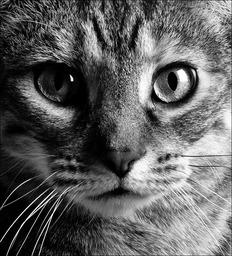
#> input picture project1/task1.3/images/cat.png, 232 x 256 px, found by its file name
$ python main.py   (older library calls are emulated)
#> lines starting #> are read from the running program, lines starting #| are printed output that depends on the picture
#
import scipy.misc as msc
import numpy as np
import matplotlib.pyplot as plt
from mpl_toolkits.mplot3d import Axes3D

def read_intensity_image(filename):
    f = msc.imread(filename, flatten=True).astype('float')
    return f

def hist_equalization(image):
    width, height = image.shape
    N = float(width * height)
    hist = np.histogram(image, bins=np.arange(0, 257, 1))
    cumul = np.cumsum(hist[0])
    new_image = np.empty((width, height))
    for y in range(0, height):
        for x in range(0, width):
            new_image[x, y] = np.floor(cumul[int(image[x, y])] * 255 / N)
    return new_image
def hist_normalization(image):
    def borders(arr):
        i = 0
        while arr[i] <= 0 and i < len(arr):
            i += 1
        min = i
        i = len(arr) - 1
        while arr[i] <= 0 and i < len(arr):
            i -= 1
        max = i
        return (min, max)

    width, height = image.shape
    hist = np.histogram(image, bins=np.arange(0, 257, 1))
    min, max = borders(hist[0])

    new_image = np.empty((width, height))
    for y in range(0, height):
        for x in range(0, width):
            new_image[x, y] = (image[x, y] - min) / (max - min) * 255
    return new_image

def hist_weibullization(image, k = 2, l = 40):
    from math import pow
    width, height = image.shape
    N = float(width * height)
    hist = np.histogram(image, bins=np.arange(0, 257, 1))
    cumul = np.cumsum(hist[0])
    new_image = np.empty((width, height))
    for y in np.arange(0, height):
        for x in np.arange(0, width):
            hx = cumul[int(image[x, y])] / N
            if hx == 1.0:
                new_image[x, y] = 0
            else:
                new_image[x, y] = np.floor(pow(abs((np.log(1 - hx))), 1.0/k) * l)
    return new_image

def buildModel(l ,X, nsample = None, linear = 0):
    h, w = l.shape
    if nsample is None:
        nsample = h*w

    ind = np.random.choice(np.arange(X.__len__()), nsample)
    # for i in np.arange(10) *100 :
    #     print (str(l[ X[i,0], X[i,1] ]) + "   " + str(Z[i]))
    Z = l[X[ind, -linear + 1].astype(int), X[ind, -linear +2].astype(int)]
    params = np.linalg.lstsq(X[ind,:], Z)[0]
    return params
# inv = np.dot(np.linalg.inv(np.dot(X.T, X)), X.T)
# params = np.dot(inv, Z)

def main(photo = "portrait", sSize = None, method = 'linear'):
    im = read_intensity_image("task1.3/images/"+ photo+ ".png")
    l = np.log(im + 1)
    h, w = l.shape

    xs, ys = np.meshgrid(np.arange(w,step=1), np.arange(h,step=1))
    if method=='bilinear':
        X = np.column_stack((ys.flatten() * xs.flatten(), ys.flatten(), xs.flatten(), np.ones(xs.flatten().__len__())))
        linear = 0
    else:
        X = np.column_stack((ys.flatten(), xs.flatten(), np.ones(xs.flatten().__len__())))
        linear = 1
    params = buildModel(l, X,sSize, linear )
    i = np.dot(X, params)
    rlog = l[ys, xs]- np.reshape(i, xs.shape)

    r = np.exp(rlog)
    sSize = str(sSize)
    msc.imsave("task1.3/images/" + photo +"_"+method +"_"+ sSize+"Reflectance.png", r)
    R = ((r - r.min())/(r.max() - r.min()))  * (im.max() - im.min())
    msc.imsave("task1.3/images/" + photo +"_"+method +"_"+ sSize+ "ReflectanceMeanCentered.png", R)
    #R = R - np.mean(R) + np.mean(im)
    Rhist = hist_equalization(R)
    msc.imsave("task1.3/images/" + photo + "_"+method +"_"+ sSize+"HistEq.png", Rhist )
    Rw = hist_weibullization(R)
    Rw = hist_normalization(Rw)
    msc.imsave("task1.3/images/" + photo + "_"+method +"_"+ sSize+"CompWeq.png", Rw)
    if False:
        fig = plt.figure()
        ax = fig.add_subplot(111, projection='3d')
        from matplotlib import cm
        # cm = plt.get_cma  p("RdYlGn")
        ax.scatter(X[:,1], X[:,2], i, c=i)
        #ax.scatter(X[:,0], X[:,1], i, c=i)
        plt.show()

if __name__ == '__main__':
    for pic in ['cat','portrait']:
        for s in [250, 1000,10000, None]:
            main(pic, s)
#> in main, `l = np.log(im + 1)`:
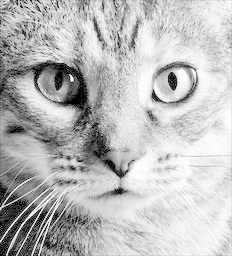
#> l: shape (256, 232) float64; min 0, max 5.55, mean 4.08; drawn with min black and max white
#> in buildModel, `Z = l[X[ind, -linear + 1].astype(int), X[ind, -linear +2].astype(int)]`: Z = 250 values, max 5.49 at index 88, min 0 at index 6, mean 4.08
#> in buildModel, `params = np.linalg.lstsq(X[ind,:], Z)[0]`: params = [-0.0011, 0.0122, 2.75]
#> in main, `rlog = l[ys, xs]- np.reshape(i, xs.shape)`:
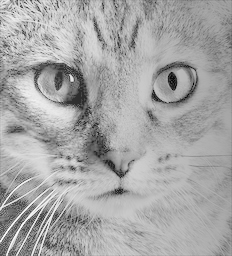
#> rlog: shape (256, 232) float64; min -5.01, max 2.78, mean 0.0674; drawn with min black and max white
#> in main, `r = np.exp(rlog)`:
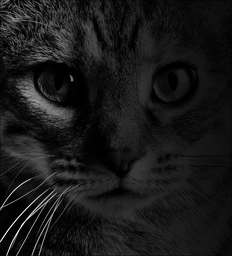
#> r: shape (256, 232) float64; min 0.00666, max 16.1, mean 1.6; drawn with min black and max white
#> in hist_equalization, `cumul = np.cumsum(hist[0])`: cumul = 256 values from 1572 to 59392
#> after the loop in hist_equalization, `for y in range(0, height):`:
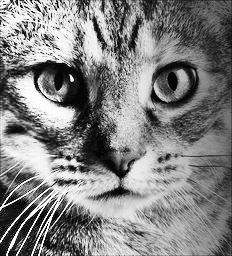
#> new_image: shape (256, 232) float64; min 6, max 255, mean 129.5
#> after the loop in borders, `while arr[i] <= 0 and i < len(arr):`: i = 0
#> in borders, `i = len(arr) - 1`: i = 255
#> the loop in borders, `while arr[i] <= 0 and i < len(arr):` made 123 passes
#> i on passes 1 to 12: 254, 253, 252, 251, 250, 249, 248, 247, 246, 245, 244, 243
#> after the loop in borders, `while arr[i] <= 0 and i < len(arr):`: i = 132
#> in hist_normalization, `min, max = borders(hist[0])`: min = 0; max = 132
#> after the loop in hist_normalization, `for y in range(0, height):`:
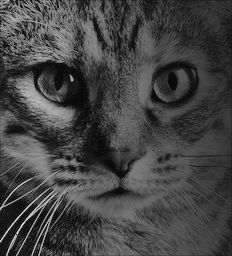
#> new_image: shape (256, 232) float64; min 0, max 255, mean 68.7
#> pass 2 of the loop `for pic in ['cat','portrait']:`:
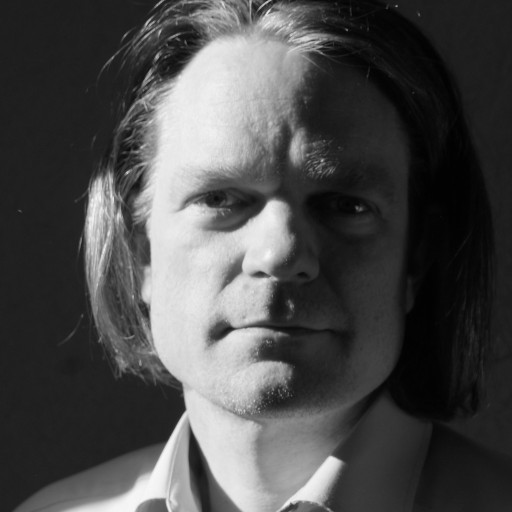
#> input picture project1/task1.3/images/portrait.png, 512 x 512 px, found by its file name
#> f: shape (512, 512) float64
#> l: shape (512, 512) float64
#> rlog: shape (512, 512) float64
#> r: shape (512, 512) float64
#> R: shape (512, 512) float64
#> in hist_weibullization (call 5), `cumul = np.cumsum(hist[0])`: cumul = 256 values from 11 to 262144
#> after the loop in hist_weibullization (call 5), `for y in np.arange(0, height):`:
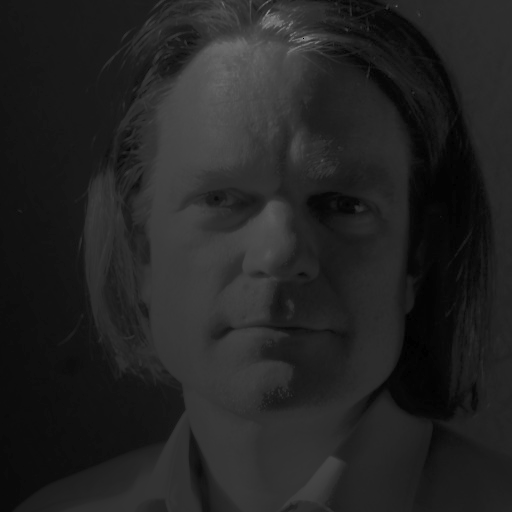
#> new_image: shape (512, 512) float64; min 0, max 141, mean 35.3
#> in hist_normalization (call 5), `min, max = borders(hist[0])`: max = 141
#> after the loop in hist_normalization (call 5), `for y in range(0, height):`:
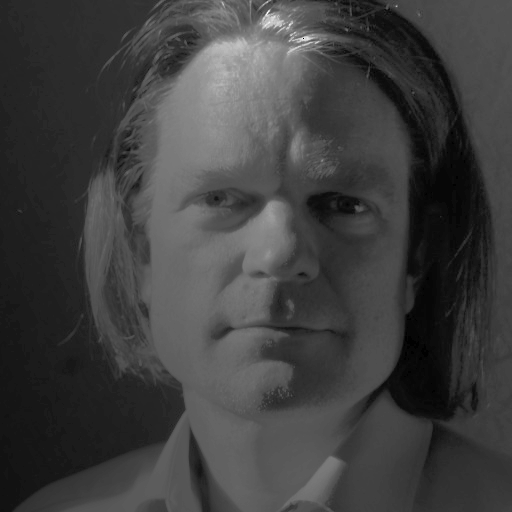
#> new_image: shape (512, 512) float64; min 0, max 255, mean 63.9
